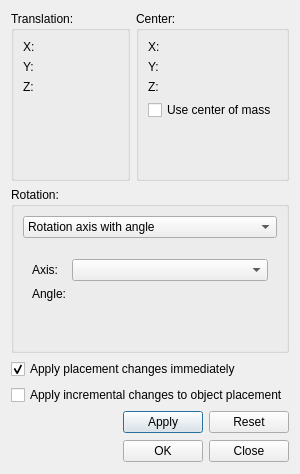
<?xml version="1.0" encoding="UTF-8"?>
<ui version="4.0">
 <class>Gui::Dialog::Placement</class>
 <widget class="QDialog" name="Gui::Dialog::Placement">
  <property name="geometry">
   <rect>
    <x>0</x>
    <y>0</y>
    <width>277</width>
    <height>474</height>
   </rect>
  </property>
  <property name="sizePolicy">
   <sizepolicy hsizetype="Ignored" vsizetype="Preferred">
    <horstretch>0</horstretch>
    <verstretch>0</verstretch>
   </sizepolicy>
  </property>
  <property name="windowTitle">
   <string>Placement</string>
  </property>
  <layout class="QGridLayout" name="gridLayout">
   <item row="0" column="0">
    <widget class="QGroupBox" name="GroupBox5">
     <property name="title">
      <string>Translation:</string>
     </property>
     <layout class="QGridLayout">
      <property name="margin">
       <number>9</number>
      </property>
      <property name="spacing">
       <number>6</number>
      </property>
      <item row="4" column="1">
       <spacer>
        <property name="orientation">
         <enum>Qt::Vertical</enum>
        </property>
        <property name="sizeHint" stdset="0">
         <size>
          <width>20</width>
          <height>66</height>
         </size>
        </property>
       </spacer>
      </item>
      <item row="3" column="0">
       <widget class="QLabel" name="TextLabelZ">
        <property name="sizePolicy">
         <sizepolicy hsizetype="Fixed" vsizetype="Fixed">
          <horstretch>0</horstretch>
          <verstretch>0</verstretch>
         </sizepolicy>
        </property>
        <property name="text">
         <string>Z:</string>
        </property>
       </widget>
      </item>
      <item row="2" column="0">
       <widget class="QLabel" name="TextLabelY">
        <property name="sizePolicy">
         <sizepolicy hsizetype="Fixed" vsizetype="Fixed">
          <horstretch>0</horstretch>
          <verstretch>0</verstretch>
         </sizepolicy>
        </property>
        <property name="text">
         <string>Y:</string>
        </property>
       </widget>
      </item>
      <item row="0" column="0">
       <widget class="QLabel" name="TextLabelX">
        <property name="sizePolicy">
         <sizepolicy hsizetype="Fixed" vsizetype="Fixed">
          <horstretch>0</horstretch>
          <verstretch>0</verstretch>
         </sizepolicy>
        </property>
        <property name="text">
         <string>X:</string>
        </property>
       </widget>
      </item>
      <item row="0" column="1">
       <widget class="Gui::QuantitySpinBox" name="xPos"/>
      </item>
      <item row="2" column="1">
       <widget class="Gui::QuantitySpinBox" name="yPos"/>
      </item>
      <item row="3" column="1">
       <widget class="Gui::QuantitySpinBox" name="zPos"/>
      </item>
     </layout>
    </widget>
   </item>
   <item row="0" column="1">
    <widget class="QGroupBox" name="GroupBox5_3">
     <property name="title">
      <string>Center:</string>
     </property>
     <layout class="QGridLayout">
      <property name="margin">
       <number>9</number>
      </property>
      <property name="spacing">
       <number>6</number>
      </property>
      <item row="4" column="1">
       <spacer>
        <property name="orientation">
         <enum>Qt::Vertical</enum>
        </property>
        <property name="sizeHint" stdset="0">
         <size>
          <width>20</width>
          <height>66</height>
         </size>
        </property>
       </spacer>
      </item>
      <item row="2" column="0">
       <widget class="QLabel" name="TextLabelZ_5">
        <property name="sizePolicy">
         <sizepolicy hsizetype="Fixed" vsizetype="Fixed">
          <horstretch>0</horstretch>
          <verstretch>0</verstretch>
         </sizepolicy>
        </property>
        <property name="text">
         <string>Z:</string>
        </property>
       </widget>
      </item>
      <item row="1" column="0">
       <widget class="QLabel" name="TextLabelY_2">
        <property name="sizePolicy">
         <sizepolicy hsizetype="Fixed" vsizetype="Fixed">
          <horstretch>0</horstretch>
          <verstretch>0</verstretch>
         </sizepolicy>
        </property>
        <property name="text">
         <string>Y:</string>
        </property>
       </widget>
      </item>
      <item row="0" column="0">
       <widget class="QLabel" name="TextLabelX_2">
        <property name="sizePolicy">
         <sizepolicy hsizetype="Fixed" vsizetype="Fixed">
          <horstretch>0</horstretch>
          <verstretch>0</verstretch>
         </sizepolicy>
        </property>
        <property name="text">
         <string>X:</string>
        </property>
       </widget>
      </item>
      <item row="0" column="1">
       <widget class="Gui::QuantitySpinBox" name="xCnt"/>
      </item>
      <item row="1" column="1">
       <widget class="Gui::QuantitySpinBox" name="yCnt"/>
      </item>
      <item row="2" column="1">
       <widget class="Gui::QuantitySpinBox" name="zCnt"/>
      </item>
      <item row="3" column="0" colspan="2">
       <widget class="QCheckBox" name="centerOfMass">
        <property name="text">
         <string>Use center of mass</string>
        </property>
       </widget>
      </item>
     </layout>
    </widget>
   </item>
   <item row="1" column="0" colspan="2">
    <widget class="QGroupBox" name="GroupBox5_2">
     <property name="title">
      <string>Rotation:</string>
     </property>
     <layout class="QGridLayout">
      <property name="margin">
       <number>9</number>
      </property>
      <property name="spacing">
       <number>6</number>
      </property>
      <item row="1" column="0">
       <widget class="QStackedWidget" name="stackedWidget">
        <property name="currentIndex">
         <number>0</number>
        </property>
        <widget class="QWidget" name="page">
         <layout class="QGridLayout">
          <property name="margin">
           <number>9</number>
          </property>
          <property name="spacing">
           <number>6</number>
          </property>
          <item row="0" column="0">
           <layout class="QGridLayout">
            <property name="margin">
             <number>0</number>
            </property>
            <property name="spacing">
             <number>6</number>
            </property>
            <item row="1" column="0">
             <widget class="QLabel" name="textLabelAngle">
              <property name="sizePolicy">
               <sizepolicy hsizetype="Fixed" vsizetype="Fixed">
                <horstretch>0</horstretch>
                <verstretch>0</verstretch>
               </sizepolicy>
              </property>
              <property name="text">
               <string>Angle:</string>
              </property>
             </widget>
            </item>
            <item row="0" column="1">
             <widget class="Gui::StyledComboBox" name="direction">
              <property name="currentIndex">
               <number>-1</number>
              </property>
             </widget>
            </item>
            <item row="0" column="0">
             <widget class="QLabel" name="TextLabelAxis">
              <property name="sizePolicy">
               <sizepolicy hsizetype="Fixed" vsizetype="Fixed">
                <horstretch>0</horstretch>
                <verstretch>0</verstretch>
               </sizepolicy>
              </property>
              <property name="text">
               <string>Axis:</string>
              </property>
             </widget>
            </item>
            <item row="1" column="1">
             <widget class="Gui::QuantitySpinBox" name="angle"/>
            </item>
           </layout>
          </item>
         </layout>
        </widget>
        <widget class="QWidget" name="page_3">
         <layout class="QGridLayout">
          <property name="margin">
           <number>9</number>
          </property>
          <property name="spacing">
           <number>6</number>
          </property>
          <item row="0" column="0">
           <layout class="QGridLayout">
            <property name="margin">
             <number>0</number>
            </property>
            <property name="spacing">
             <number>6</number>
            </property>
            <item row="1" column="0">
             <widget class="QLabel" name="TextLabelZ_3">
              <property name="sizePolicy">
               <sizepolicy hsizetype="Fixed" vsizetype="Fixed">
                <horstretch>0</horstretch>
                <verstretch>0</verstretch>
               </sizepolicy>
              </property>
              <property name="text">
               <string>Pitch:</string>
              </property>
             </widget>
            </item>
            <item row="2" column="0">
             <widget class="QLabel" name="TextLabelZ_4">
              <property name="sizePolicy">
               <sizepolicy hsizetype="Fixed" vsizetype="Fixed">
                <horstretch>0</horstretch>
                <verstretch>0</verstretch>
               </sizepolicy>
              </property>
              <property name="text">
               <string>Roll:</string>
              </property>
             </widget>
            </item>
            <item row="0" column="0">
             <widget class="QLabel" name="TextLabelZ_2">
              <property name="sizePolicy">
               <sizepolicy hsizetype="Fixed" vsizetype="Fixed">
                <horstretch>0</horstretch>
                <verstretch>0</verstretch>
               </sizepolicy>
              </property>
              <property name="text">
               <string>Yaw:</string>
              </property>
             </widget>
            </item>
            <item row="0" column="1">
             <widget class="Gui::QuantitySpinBox" name="yawAngle"/>
            </item>
            <item row="1" column="1">
             <widget class="Gui::QuantitySpinBox" name="pitchAngle"/>
            </item>
            <item row="2" column="1">
             <widget class="Gui::QuantitySpinBox" name="rollAngle"/>
            </item>
           </layout>
          </item>
         </layout>
        </widget>
        <widget class="QWidget" name="page_2"/>
       </widget>
      </item>
      <item row="2" column="0">
       <spacer>
        <property name="orientation">
         <enum>Qt::Vertical</enum>
        </property>
        <property name="sizeHint" stdset="0">
         <size>
          <width>20</width>
          <height>41</height>
         </size>
        </property>
       </spacer>
      </item>
      <item row="0" column="0">
       <widget class="Gui::StyledComboBox" name="rotationInput">
        <item>
         <property name="text">
          <string>Rotation axis with angle</string>
         </property>
        </item>
        <item>
         <property name="text">
          <string>Euler angles (XY'Z'')</string>
         </property>
        </item>
       </widget>
      </item>
     </layout>
    </widget>
   </item>
   <item row="2" column="0" colspan="2">
    <widget class="QCheckBox" name="applyPlacementChange">
     <property name="text">
      <string>Apply placement changes immediately</string>
     </property>
     <property name="checked">
      <bool>true</bool>
     </property>
    </widget>
   </item>
   <item row="3" column="0" colspan="2">
    <widget class="QCheckBox" name="applyIncrementalPlacement">
     <property name="sizePolicy">
      <sizepolicy hsizetype="Fixed" vsizetype="Fixed">
       <horstretch>1</horstretch>
       <verstretch>0</verstretch>
      </sizepolicy>
     </property>
     <property name="text">
      <string>Apply incremental changes to object placement</string>
     </property>
    </widget>
   </item>
   <item row="4" column="0" colspan="2">
    <layout class="QHBoxLayout" name="horizontalLayout">
     <item>
      <spacer name="horizontalSpacer_2">
       <property name="orientation">
        <enum>Qt::Horizontal</enum>
       </property>
       <property name="sizeHint" stdset="0">
        <size>
         <width>78</width>
         <height>22</height>
        </size>
       </property>
      </spacer>
     </item>
     <item>
      <widget class="QPushButton" name="applyButton">
       <property name="text">
        <string>Apply</string>
       </property>
      </widget>
     </item>
     <item>
      <widget class="QPushButton" name="resetButton">
       <property name="text">
        <string>Reset</string>
       </property>
      </widget>
     </item>
    </layout>
   </item>
   <item row="5" column="0" colspan="2">
    <layout class="QHBoxLayout" name="horizontalLayout_2">
     <item>
      <spacer>
       <property name="orientation">
        <enum>Qt::Horizontal</enum>
       </property>
       <property name="sizeType">
        <enum>QSizePolicy::Expanding</enum>
       </property>
       <property name="sizeHint" stdset="0">
        <size>
         <width>88</width>
         <height>24</height>
        </size>
       </property>
      </spacer>
     </item>
     <item>
      <widget class="QPushButton" name="oKButton">
       <property name="text">
        <string>OK</string>
       </property>
      </widget>
     </item>
     <item>
      <widget class="QPushButton" name="closeButton">
       <property name="text">
        <string>Close</string>
       </property>
      </widget>
     </item>
    </layout>
   </item>
  </layout>
 </widget>
 <layoutdefault spacing="6" margin="11"/>
 <customwidgets>
  <customwidget>
   <class>Gui::StyledComboBox</class>
   <extends>QComboBox</extends>
   <header>Gui/Widgets.h</header>
  </customwidget>
  <customwidget>
   <class>Gui::QuantitySpinBox</class>
   <extends>QWidget</extends>
   <header location="global">Gui/QuantitySpinBox.h</header>
  </customwidget>
 </customwidgets>
 <tabstops>
  <tabstop>rotationInput</tabstop>
  <tabstop>direction</tabstop>
  <tabstop>applyPlacementChange</tabstop>
  <tabstop>applyIncrementalPlacement</tabstop>
  <tabstop>oKButton</tabstop>
  <tabstop>applyButton</tabstop>
  <tabstop>closeButton</tabstop>
 </tabstops>
 <resources/>
 <connections>
  <connection>
   <sender>oKButton</sender>
   <signal>clicked()</signal>
   <receiver>Gui::Dialog::Placement</receiver>
   <slot>accept()</slot>
   <hints>
    <hint type="sourcelabel">
     <x>164</x>
     <y>252</y>
    </hint>
    <hint type="destinationlabel">
     <x>8</x>
     <y>28</y>
    </hint>
   </hints>
  </connection>
  <connection>
   <sender>closeButton</sender>
   <signal>clicked()</signal>
   <receiver>Gui::Dialog::Placement</receiver>
   <slot>reject()</slot>
   <hints>
    <hint type="sourcelabel">
     <x>354</x>
     <y>252</y>
    </hint>
    <hint type="destinationlabel">
     <x>291</x>
     <y>179</y>
    </hint>
   </hints>
  </connection>
  <connection>
   <sender>rotationInput</sender>
   <signal>activated(int)</signal>
   <receiver>stackedWidget</receiver>
   <slot>setCurrentIndex(int)</slot>
   <hints>
    <hint type="sourcelabel">
     <x>254</x>
     <y>51</y>
    </hint>
    <hint type="destinationlabel">
     <x>278</x>
     <y>94</y>
    </hint>
   </hints>
  </connection>
 </connections>
</ui>
